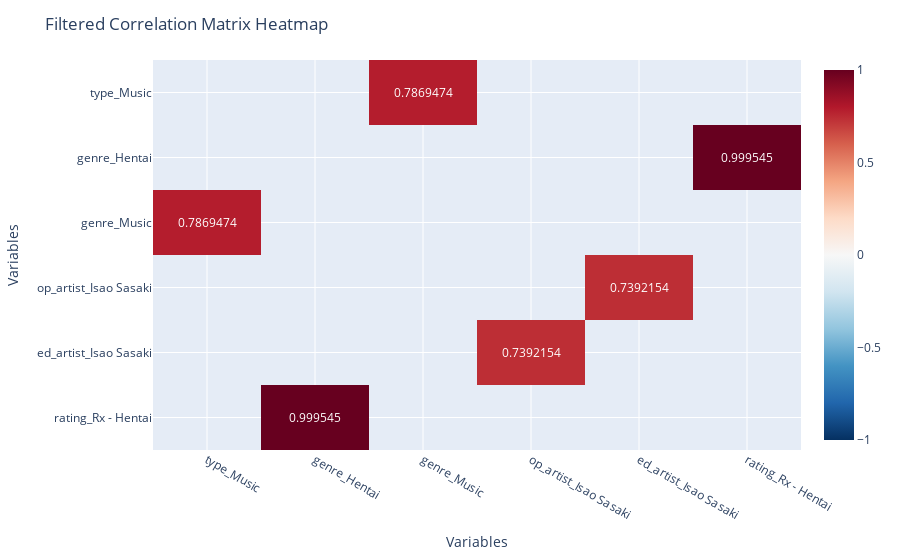

The notebook cell this image was saved under:
### Markdown cell above
## Correlation matrix

### Code cell
import plotly.express as px
import seaborn as sns
import numpy as np
correlation_min = 0.70

correlation_matrix = final_ohe.corr()
np.fill_diagonal(correlation_matrix.values, 0) #removing self-correlation
filtered_corr_matrix = correlation_matrix[((correlation_matrix >= correlation_min) | (correlation_matrix <= -correlation_min))]
filtered_corr_matrix.dropna(how='all', axis=0, inplace=True)
filtered_corr_matrix.dropna(how='all', axis=1, inplace=True)

fig = px.imshow(filtered_corr_matrix, 
                text_auto=True, 
                color_continuous_scale='RdBu_r',
                zmin=-1, zmax=1, 
                aspect="auto")

fig.update_layout(
    title="Filtered Correlation Matrix Heatmap",
    xaxis_title="Variables",
    yaxis_title="Variables"
)
fig.show()

### Figure 1 — Plotly figure (JSON) as saved in the notebook; plotly's stock layout.template omitted (floating-point values rounded to 4 significant figures)
{"data": [{"coloraxis": "coloraxis", "hovertemplate": "x: %{x}<br>y: %{y}<br>color: %{z}<extra></extra>", "name": "0", "texttemplate": "%{z}", "type": "heatmap", "x": ["type_Music", "genre_Hentai", "genre_Music", "op_artist_Isao Sasaki", "ed_artist_Isao Sasaki", "rating_Rx - Hentai"], "xaxis": "x", "y": ["type_Music", "genre_Hentai", "genre_Music", "op_artist_Isao Sasaki", "ed_artist_Isao Sasaki", "rating_Rx - Hentai"], "yaxis": "y", "z": [[null, null, 0.7869, null, null, null], [null, null, null, null, null, 0.9995], [0.7869, null, null, null, null, null], [null, null, null, null, 0.7392, null], [null, null, null, 0.7392, null, null], [null, 0.9995, null, null, null, null]]}], "layout": {"coloraxis": {"cmax": 1, "cmin": -1, "colorscale": [[0, "rgb(5,48,97)"], [0.1, "rgb(33,102,172)"], [0.2, "rgb(67,147,195)"], [0.3, "rgb(146,197,222)"], [0.4, "rgb(209,229,240)"], [0.5, "rgb(247,247,247)"], [0.6, "rgb(253,219,199)"], [0.7, "rgb(244,165,130)"], [0.8, "rgb(214,96,77)"], [0.9, "rgb(178,24,43)"], [1, "rgb(103,0,31)"]]}, "margin": {"t": 60}, "title": {"text": "Filtered Correlation Matrix Heatmap"}, "xaxis": {"anchor": "y", "domain": [0, 1], "title": {"text": "Variables"}}, "yaxis": {"anchor": "x", "autorange": "reversed", "domain": [0, 1], "title": {"text": "Variables"}}}}
